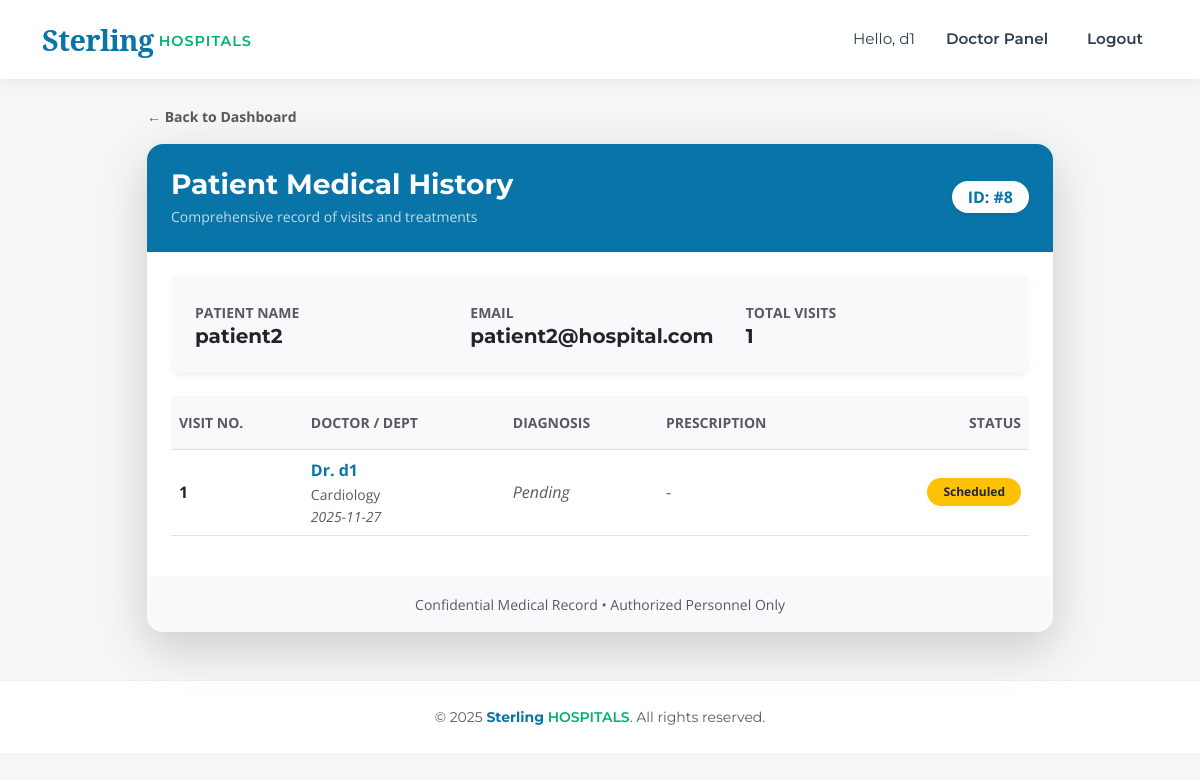
The page /patient_history/8 (signed in) on the database as committed earlier.
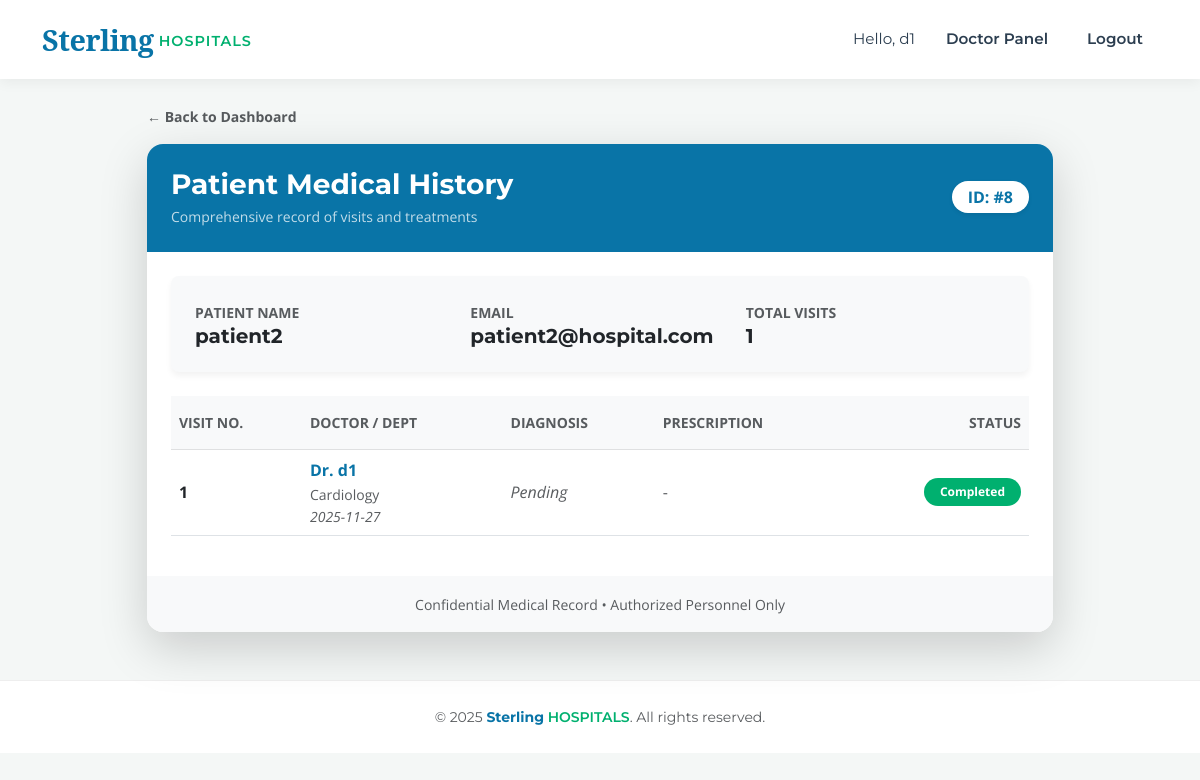
The same page on the database as committed later.
### models.py (models this page shows, shortened)
class Appointment(db.Model):
    __tablename__ = 'appointments'
    id = db.Column(db.Integer, primary_key=True)
    patient_id = db.Column(db.Integer, db.ForeignKey('users.id'), nullable=False)
    doctor_id = db.Column(db.Integer, db.ForeignKey('users.id'), nullable=False)
    appointment_date = db.Column(db.Date, nullable=False)
    appointment_time = db.Column(db.Time, nullable=False)
    status = db.Column(db.String(20), default='Pending')
    treatment = db.relationship('Treatment', backref='appointment', uselist=False, lazy=True)
    created_at = db.Column(db.DateTime, default=datetime.utcnow)

class User(db.Model, UserMixin):
    __tablename__ = 'users'
    id = db.Column(db.Integer, primary_key=True)
    username = db.Column(db.String(100), unique=True, nullable=False)
    email = db.Column(db.String(120), unique=True, nullable=False)
    password = db.Column(db.String(200), nullable=False)
    role = db.Column(db.String(20), nullable=False)  # admin, doctor, patient
    phone_number = db.Column(db.String(15), nullable=True)
    is_active_user = db.Column(db.Boolean, default=True)
    department_id = db.Column(db.Integer, db.ForeignKey('departments.id'), nullable=True)
    doctor_appointments = db.relationship('Appointment', foreign_keys='Appointment.doctor_id', backref='doctor_ref', lazy=True)
    patient_appointments = db.relationship('Appointment', foreign_keys='Appointment.patient_id', backref='patient_ref', lazy=True)

class Department(db.Model):
    __tablename__ = 'departments'
    id = db.Column(db.Integer, primary_key=True)
    name = db.Column(db.String(100), unique=True, nullable=False)
    description = db.Column(db.Text, nullable=True)
    doctors = db.relationship('User', backref='department', lazy=True)

### app.py (the view)
@app.route('/patient_history/<int:patient_id>')
@login_required
def patient_history(patient_id):
    if current_user.role not in ['admin', 'doctor'] and current_user.id != patient_id:
        flash('Access denied.', 'danger')
        return redirect(url_for('index'))
    patient = db.session.get(User, patient_id)
    history = Appointment.query.filter_by(patient_id=patient_id).all()
    return render_template('patient_history.html', patient=patient, history=history)

### app.py (called while the page is built)
@login_manager.user_loader
def load_user(user_id):
    return db.session.get(User, int(user_id))

### templates/patient_history.html (shortened to what the changed rows need)
{% extends "base.html" %}
{% block content %}
<div class="container mt-4">
    <div class="row justify-content-center">
        <div class="col-lg-10">
            <div class="card shadow-lg border-0 rounded-4 overflow-hidden">
                <div class="card-body p-4 bg-white">
                    <div class="table-responsive">
                        <table class="table table-hover align-middle">
                            <thead class="table-light">
                                <tr>
                                    <th class="py-3 text-muted small fw-bold text-uppercase">Visit No.</th>
                                    <th class="py-3 text-muted small fw-bold text-uppercase">Doctor / Dept</th>
                                    <th class="py-3 text-muted small fw-bold text-uppercase">Diagnosis</th>
                                    <th class="py-3 text-muted small fw-bold text-uppercase">Prescription</th>
                                    <th class="py-3 text-muted small fw-bold text-uppercase text-end">Status</th>
                                </tr>
                            </thead>
                            <tbody>
                                {% for appointment in history %}
                                <tr>
                                    <td class="fw-bold text-dark">{{ loop.index }}</td>
                                    <td>
                                        <div class="fw-bold text-primary">Dr. {{ appointment.doctor_ref.username }}</div>
                                        <small class="text-muted">{{ appointment.doctor_ref.department.name if appointment.doctor_ref.department else 'General' }}</small>
                                        <div class="small text-muted fst-italic">{{ appointment.appointment_date }}</div>
                                    </td>
                                    <td>
                                        {% if appointment.treatment %}
                                            {{ appointment.treatment.diagnosis }}
                                        {% else %}
                                            <span class="text-muted fst-italic">Pending</span>
                                        {% endif %}
                                    </td>
                                    <td>
                                        {% if appointment.treatment %}
                                            {{ appointment.treatment.prescription }}
                                        {% else %}
                                            <span class="text-muted">-</span>
                                        {% endif %}
                                    </td>
                                    <td class="text-end">
                                        {% if appointment.status == 'Completed' %}
                                            <span class="badge bg-success text-white rounded-pill px-3 py-2">Completed</span>
                                        {% elif appointment.status == 'Cancelled' %}
                                            <span class="badge bg-danger text-white rounded-pill px-3 py-2">Cancelled</span>
                                        {% else %}
                                            <span class="badge bg-warning text-dark rounded-pill px-3 py-2">Scheduled</span>
                                        {% endif %}
                                    </td>
                                </tr>
                                {% endfor %}
                            </tbody>
                        </table>
                    </div>
                </div>
            </div>
        </div>
    </div>
</div>
{% endblock %}

Rows that differ between the two databases and show on the page:
changed Appointment "Cardiology": status "Scheduled" → "Completed"
